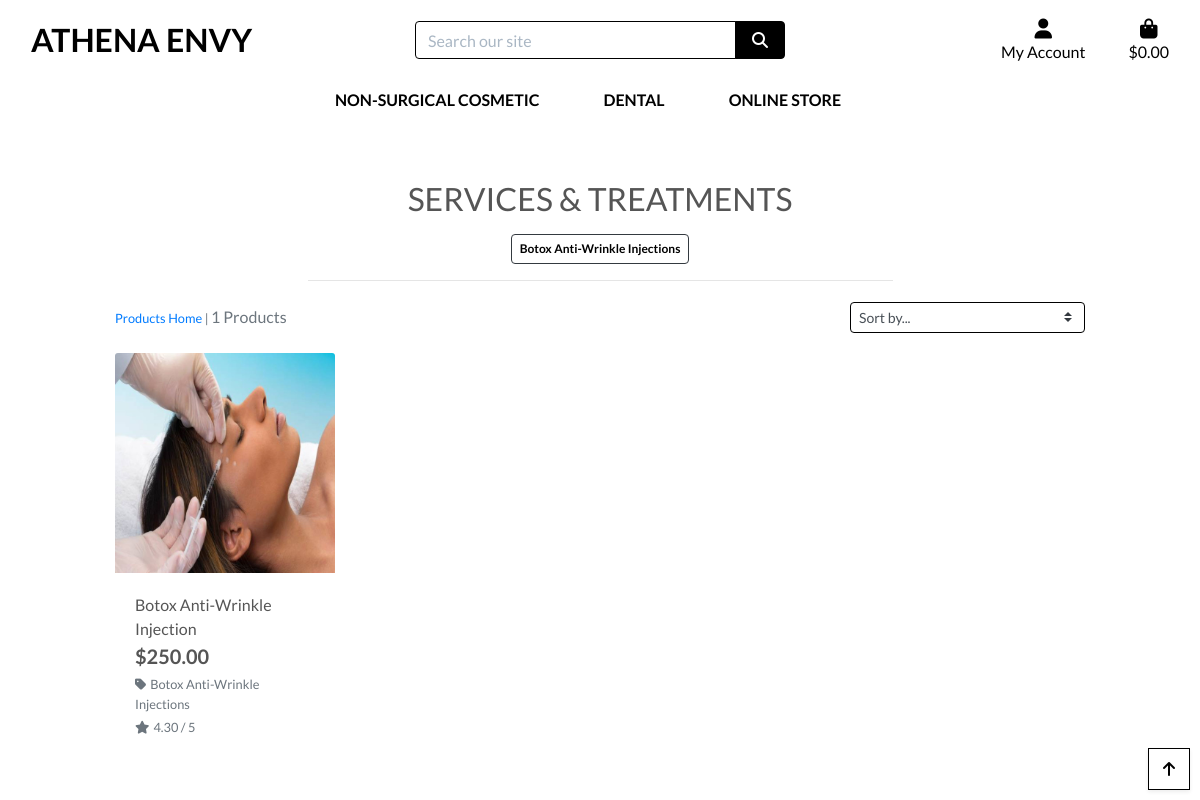
The page /products/?category=botox_antiwrinkle_injections on the database its author committed.
### products/models.py (models this page shows, shortened)
class Category(models.Model):
    class Meta:
        verbose_name_plural = 'Categories'
    name = models.CharField(max_length=254)
    friendly_name = models.CharField(max_length=254, null=True, blank=True)

class Product(models.Model):
    category = models.ForeignKey('Category', null=True, blank=True, on_delete=models.SET_NULL)
    sku = models.CharField(max_length=254, null=True, blank=True)
    name = models.CharField(max_length=254)
    description = models.TextField()
    price = models.DecimalField(max_digits=6, decimal_places=2)
    rating = models.DecimalField(max_digits=6, decimal_places=2, null=True, blank=True)
    image_url = models.URLField(max_length=1024, null=True, blank=True)
    image = models.ImageField(null=True, blank=True)

### products/views.py (the view, shortened to what this page needs)
# urls.py: path('', views.all_products, name='products'),
def all_products(request):
    products = Product.objects.all()
    query = None
    categories = None
    sort = None
    direction = None
    if request.GET:
        if 'category' in request.GET:
            categories = request.GET['category'].split(',')
            products = products.filter(category__name__in=categories)
            categories = Category.objects.filter(name__in=categories)
    current_sorting = f'{sort}_{direction}'
    context = {
        'products': products,
        'search_term': query,
        'current_categories': categories,
        'current_sorting': current_sorting,
    }
    return render(request, 'products/products.html', context)

### bag/contexts.py (called while the page is built, shortened)
def bag_contents(request):
    bag_items = []
    total = 0
    product_count = 0
    bag = request.session.get('bag', {})
    if total < settings.FREE_DELIVERY_THRESHOLD:
        delivery = total * Decimal(settings.STANDARD_DELIVERY_PERCENTAGE / 100)
        free_delivery_delta = settings.FREE_DELIVERY_THRESHOLD - total
    else:
        delivery = 0
        free_delivery_delta = 0
    grand_total = delivery + total
    context = {
        'bag_items': bag_items,
        'total': total,
        'product_count': product_count,
        'delivery': delivery,
        'free_delivery_delta': free_delivery_delta,
        'free_delivery_threshold': settings.FREE_DELIVERY_THRESHOLD,
        'grand_total': grand_total,
    }
    return context

### products/templates/products/products.html (shortened to what this page needs)
{% extends "base.html" %}
{% load static %}
{% block page_header %}
    <div class="container header-container">
    </div>
{% endblock %}
{% block content %}
    <div class="overlay"></div>
    <div class="container-fluid">
        <div class="row">
            <div class="col text-center mt-3">
                <h2 class="logo-font">Services & Treatments</h2>
                {% for c in current_categories %}
                    <a class="category-badge text-decoration-none" href="{% url 'products' %}?category={{ c.name }}">
                        <span class="p-2 mt-2 badge badge-white text-black rounded-1 border border-dark">{{ c.friendly_name }}</span>
                    </a>
                {% endfor %}
                <hr class="w-50 mb-1">
            </div>
        </div>
        <div class="row">
            <div class="product-container col-10 offset-1">
                <div class="row mt-1 mb-2">
                    <div class="col-12 col-md-6 my-auto order-md-last d-flex justify-content-center justify-content-md-end">
                        <div class="sort-select-wrapper w-50">
                            <select id="sort-selector" class="custom-select custom-select-sm rounded-1 border border-{% if current_sorting != 'None_None' %}info{% else %}black{% endif %}">
                                <option value="reset" {% if current_sorting == 'None_None' %}selected{% endif %}>Sort by...</option>
                            </select>
                        </div>
                    </div>
                    <div class="col-12 col-md-6 order-md-first">
                        <p class="text-muted mt-3 text-center text-md-left">
                            {% if search_term or current_categories or current_sorting != 'None_None' %}
                                <span class="small"><a href="{% url 'products' %}">Products Home</a> | </span>
                            {% endif %}
                            {{ products|length }} Products{% if search_term %} found for <strong>"{{ search_term }}"</strong>{% endif %}
                        </p>
                    </div>
                </div>
                <div class="row">
                    {% for product in products %}
                        <div class="col-sm-6 col-md-6 col-lg-4 col-xl-3">
                            <div class="card h-100 border-0">
                                {% if product.image %}
                                <a href="{% url 'product_detail' product.id %}">
                                    <img class="card-img-top img-fluid" src="{{ product.image.url }}" alt="{{ product.name }}">
                                </a>
                                {% else %}
                                <a href="{% url 'product_detail' product.id %}">
                                    <img class="card-img-top img-fluid" src="{{ MEDIA_URL }}noimage.png" alt="{{ product.name }}">
                                </a>
                                {% endif %}
                                <div class="card-body pb-0">
                                    <p class="mb-0">{{ product.name }}</p>
                                </div>
                                <div class="card-footer bg-white pt-0 border-0 text-left">
                                    <div class="row">
                                        <div class="col">
                                            <p class="lead mb-0 text-left font-weight-bold">${{ product.price }}</p>
                                            {% if product.category %}
                                            <p class="small mt-1 mb-0">
                                                <a class="text-muted" href="{% url 'products' %}?category={{ product.category.name }}">
                                                    <i class="fas fa-tag mr-1"></i>{{ product.category.friendly_name }}
                                                </a>
                                            </p>
                                            {% endif %}
                                            {% if product.rating %}
                                                <small class="text-muted"><i class="fas fa-star mr-1"></i>{{ product.rating }} / 5</small>
                                            {% else %}
                                                <small class="text-muted">No Rating</small>
                                            {% endif %}
                                        </div>
                                    </div>
                                </div>
                            </div>
                        </div>
                    {% endfor %}
                </div>
            </div>
        </div>
    </div>
    <div class="btt-button shadow-sm rounded-1 border border-black">
        <a class="btt-link d-flex h-100">
            <i class="fas fa-arrow-up text-black mx-auto my-auto"></i>
        </a>
    </div>
{% endblock %}

### static/css/base.css (style rules this page uses)
html { height: 100%; }
body { background: url('/media/header.jpg') no-repeat center center fixed; background-size: cover; height: calc(100vh - 164px); color: #555; font-family: 'Lato'; }
.logo-font { text-transform: uppercase; }
.text-black { color: #000 !important; }
.border-black { border: 1px solid black !important; }
.overlay { height: 100%; width: 100%; top: 0; left: 0; position: fixed; background: white; z-index: -1; }
.btt-button { height: 42px; width: 42px; position: fixed; bottom: 10px; right: 10px; }
.btt-link, .update-link, .remove-item { cursor: pointer; }
@media (min-width: 1200px) { .container { max-width: 80%; } }
@media (min-width: 992px) { .header-container { padding-top: 164px; } }

### rows shown on the page
Category: friendly_name "Botox Anti-Wrinkle Injections"
Product: image (picture), name "Botox Anti-Wrinkle Injection", price "250.00", category.friendly_name "Botox Anti-Wrinkle Injections", rating "4.30"

### other values the page prints
{{ products|length }} "1"
